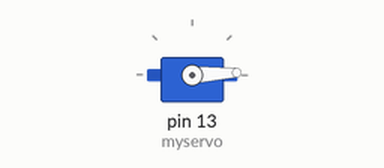
Recording of a sketch running on a simulated Arduino Uno, built with avr-gcc and run on an emulated ATmega328P. Parts: servo.

Above: at 0.05 s.
At 1.3 s:
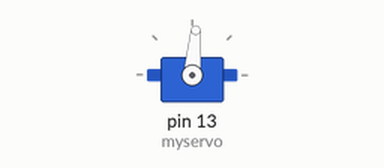
At 2.6 s:
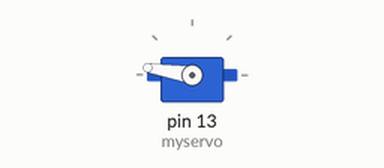
At 5.2 s:
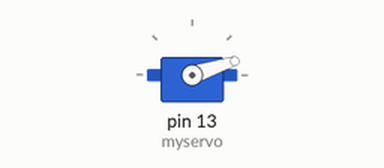
Timing chart, 0 to 7.1 s (numbered marks = the images above):
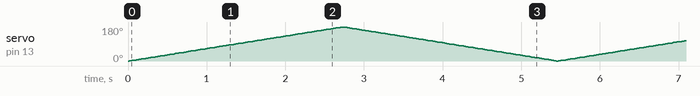

The sketch:

Q1.ino
```cpp
#include <Servo.h>

Servo myservo;  // create servo object to control a servo

int pos = 0;    // variable to store the servo position

void setup() {
  myservo.attach(13, 1000, 2000);  // attaches the servo on pin 9 to the servo object
}

void loop() {

  for (pos = 0; pos <= 180; pos += 1) { // goes from 0 degrees to 180 degrees
    // in steps of 1 degree
    myservo.write(pos);              // tell servo to go to position in variable 'pos'
    delay(15);                       // waits 15ms for the servo to reach the position
  }
  for (pos = 180; pos >= 0; pos -= 1) { // goes from 180 degrees to 0 degrees
    myservo.write(pos);              // tell servo to go to position in variable 'pos'
    delay(15);                       // waits 15ms for the servo to reach the position
  }
}
```
